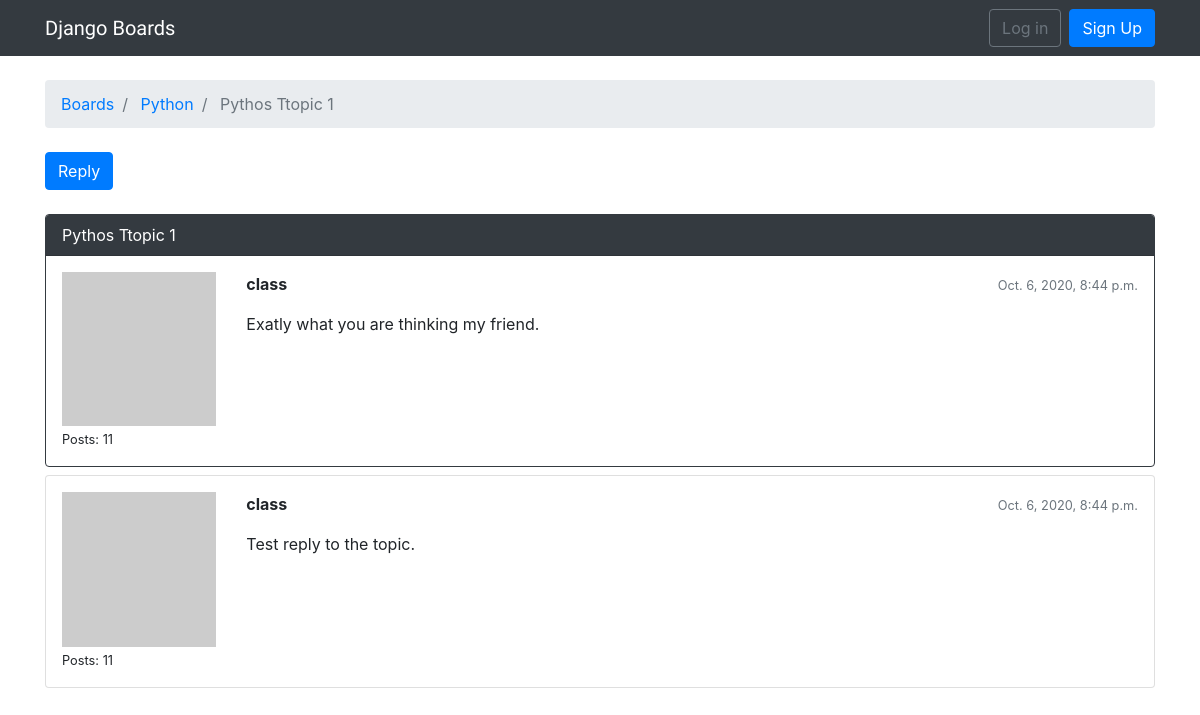
The page /boards/2/topics/4 on the database as committed earlier.
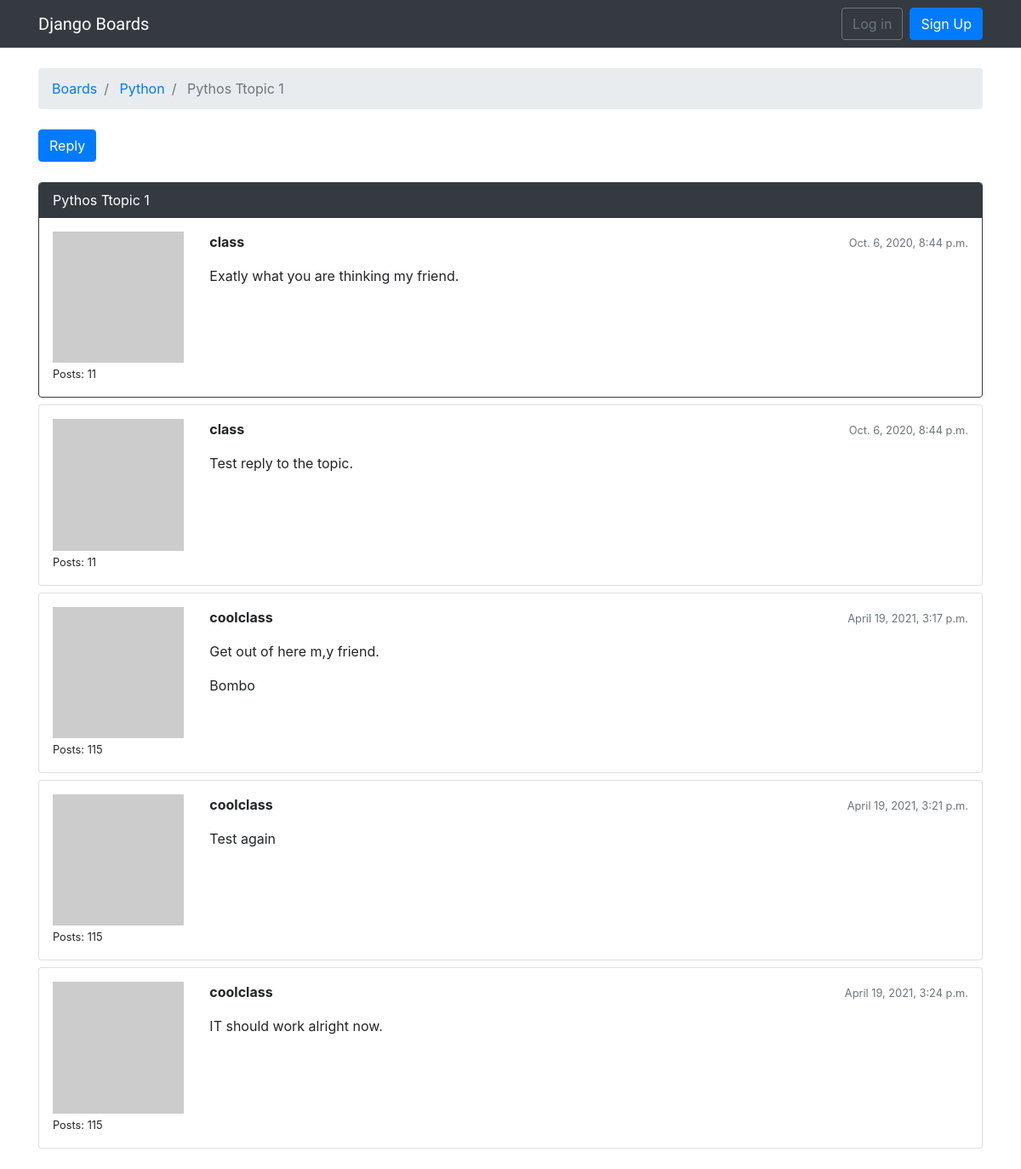
The same page on the database as committed later.
### board/models.py (models this page shows, shortened)
class Topic(models.Model):
    subject = models.CharField(max_length = 255);
    last_updated = models.DateTimeField(auto_now_add = True)
    board = models.ForeignKey(Board, on_delete= models.CASCADE ,related_name='topics')
    starter = models.ForeignKey(User, on_delete= models.CASCADE ,related_name = 'topics')
    views = models.PositiveIntegerField(default=0)

class Board(models.Model):
    name = models.CharField(max_length = 30, unique = True)
    description = models.CharField(max_length = 100)

class Post(models.Model):
    message = models.TextField(max_length = 4000)
    topic = models.ForeignKey(Topic, on_delete= models.CASCADE , related_name = 'posts')
    created_at = models.DateTimeField(auto_now_add =True)
    updated_at = models.DateTimeField(null = True)
    created_by = models.ForeignKey(User,on_delete= models.CASCADE ,related_name = 'posts')
    updated_by = models.ForeignKey(User,on_delete= models.CASCADE , null=True, related_name = '+')
    def get_message_as_markdown(self):
        return mark_safe(markdown(self.message, safe_mode='escape'))

### board/views.py (the view)
# urls.py: path('boards/<int:pk>/topics/<int:topic_pk>', views.PostListView.as_view(), name ='topic_posts'),
class PostListView(ListView):
    model = Post
    context_object_name = 'posts'
    template_name = 'topic_posts.html'
    paginate_by = 20
    def get_context_data(self, **kwargs):
        session_key = 'views_topic_{}'.format(self.topic.pk)
        if not self.request.session.get(session_key, False):
            self.topic.views += 1
            self.topic.save()
            self.request.session[session_key] =True
        kwargs['topic'] = self.topic
        return super().get_context_data(**kwargs)
    def get_queryset(self):
        self.topic = get_object_or_404(Topic, board__pk=self.kwargs.get('pk'), pk=self.kwargs.get('topic_pk'))
        queryset = self.topic.posts.order_by('created_at')
        return queryset

### board/templatetags/gravatar.py (called while the page is built)
@register.filter
def gravatar(user):
    email = user.email.lower().encode('utf-8')
    default = 'mm'
    size = 256
    url = 'https://www.gravatar.com/avatar/{md5}?{params}'.format(
        md5=hashlib.md5(email).hexdigest(),
        params=urlencode({'d': default, 's': str(size)})
    )
    return url

### templates/topic_posts.html (shortened to what this page needs)
{% extends "base.html" %}
{% load humanize %}
{% load gravatar %}
{% load static %}
{% block breadcrumb %}
  <li class="breadcrumb-item"> <a href="{% url 'home' %}">Boards</a> </li>
  <li class="breadcrumb-item" ><a href="{% url 'board_topics' topic.board.pk %}"> {{ topic.board.name }}</a> </li>
  <li class="breadcrumb-item active" > {{ topic.subject }}</li>
{% endblock %}
{% block content %}
  <div class="mb-4">
    <a href="{% url 'reply_topic' topic.board.pk topic.pk %}" class="btn btn-primary" role="button">Reply</a>
  </div>
  {% for post in posts %}
      <div id="{{ post.pk }}"  class="card {% if forloop.last %}mb-4 {% else %}mb-2{% endif %} {% if forloop.first %}border-dark{% endif %}">
        {% if forloop.first %}
          <div class="card-header text-white bg-dark py-2 px-3">
            {{ topic.subject }}
          </div>
        {% endif %}
        <div class="card-body p-3">
          <div class="row">
            <div class="col-2">
              <img src="{{ post.created_by|gravatar }}" alt="{{ post.created_by.username }}" class="w-100">
              <small>Posts: {{ post.created_by.posts.count }}</small>
            </div>
            <div class="col-10">
              <div class="row mb-3">
                <div class="col-6">
                  <strong class="test-muted">{{ post.created_by.username }}</strong>
                </div>
                <div class="col-6 text-right">
                  <small class="text-muted">{{ post.created_at|naturaltime }}</small>
                </div>
              </div>
              {{ post.get_message_as_markdown }}
            </div>
          </div>
        </div>
      </div>
  {% endfor %}
{% endblock %}

### templates/base.html (shortened to what this page needs)
<!DOCTYPE html>
{% load static %}
<html lang="en" dir="ltr">
  <head>
    <link rel="stylesheet" href="{% static 'css/bootstrap.min.css' %}">
    <link rel="stylesheet" href="{% static 'css/app.css' %}">
  </head>
  <body>
    {% block body %}
      <nav class="navbar navbar-expand-sm navbar-dark bg-dark">
        <div class="container">
          <a class="navbar-brand" href=" {% url 'home' %}">Django Boards</a>
          <div class="collapse navbar-collapse" id="mainMenu">
            {% if user.is_authenticated %}
            <ul class="navbar-nav ml-auto">
              <li class="nav-item dropdown">
                <a class="nav-link dropdown-toggle" href="#" id="userMenu" data-toggle="dropdown">
                  {{ user.username }}
                </a>
                <div class="dropdown-menu dropdown-menu-right" aria-labelledby ="userMenu">
                  <a class="dropdown-item" href="{% url 'my_account' %}">
                  My Account</a>
                  <a class="dropdown-item" href="{% url 'password_change' %}">Change Password</a>
                  <div class="dropdown-divider"></div>
                  <a class="dropdown-item" href="{% url 'logout'%}">Log out</a>
                </div>
              </li>
            </ul>
            {% else %}
            <form class="form-inline ml-auto">
              <a class="btn btn-outline-secondary" href="{% url 'login' %}">Log in</a>
              <a href="{% url 'signup' %}" class="btn btn-primary ml-2">Sign Up</a>
            </form>
            {% endif %}
          </div>
        </div>
      </nav>
      <div class="container">
        <ol class="breadcrumb my-4">
          {% block breadcrumb %}
          {% endblock %}
        </ol>
        {% block content %}
        {% endblock %}
      </div>
    {% endblock body %}
  </body>
</html>

### static/css/app.css (style rules this page uses)
.navbar-brand { font-family: 'Peralta', cursive; }

Rows that differ between the two databases and show on the page:
added Post: created_by.posts.count "115", created_by.username "coolclass", created_at "April 19, 2021, 3:17 p.m.", get_message_as_markdown "Get out of here m,y friend. Bombo"
added Post: created_by.posts.count "115", created_by.username "coolclass", created_at "April 19, 2021, 3:21 p.m.", get_message_as_markdown "Test again"
added Post: created_by.posts.count "115", created_by.username "coolclass", created_at "April 19, 2021, 3:24 p.m.", get_message_as_markdown "IT should work alright now."
